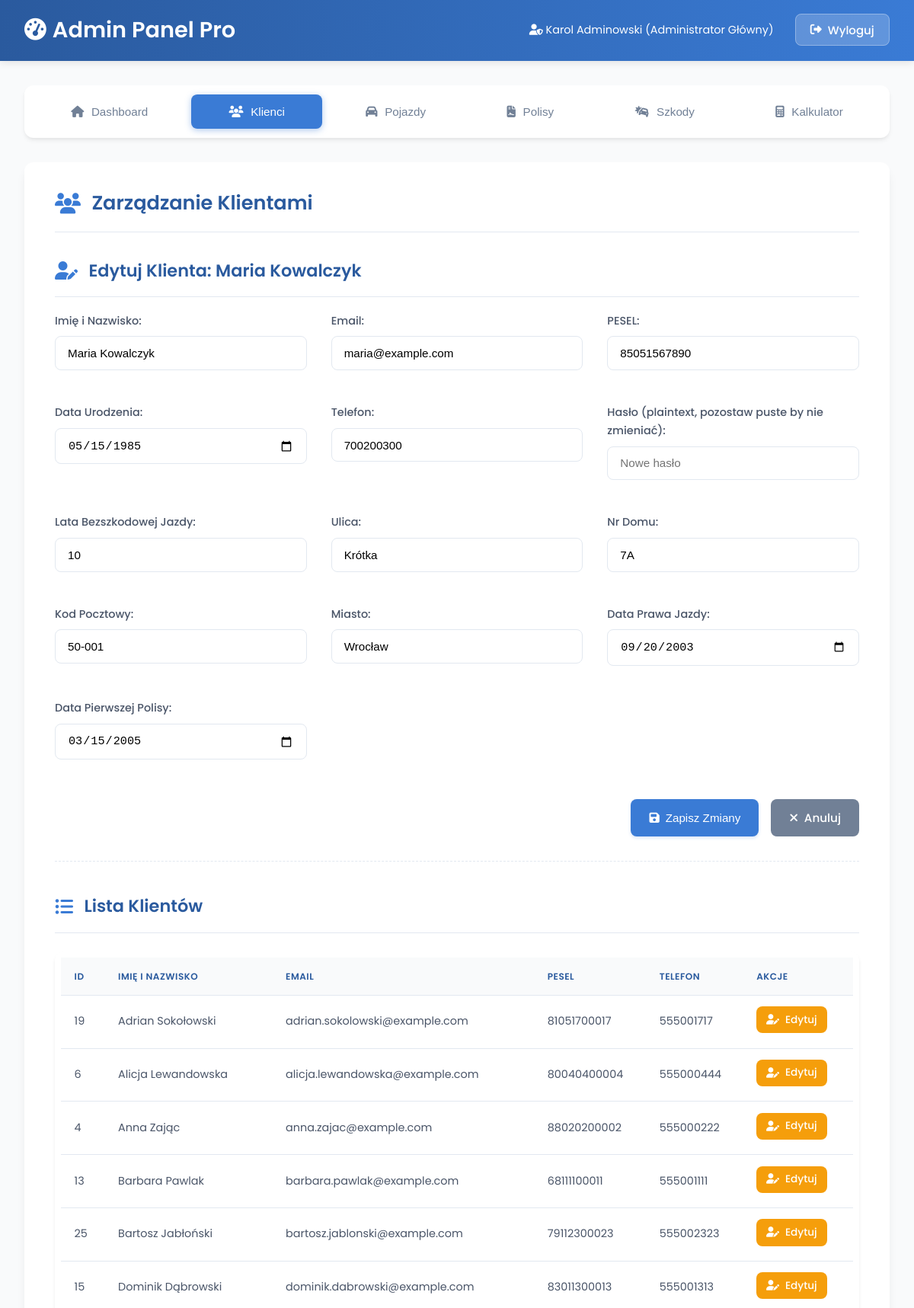
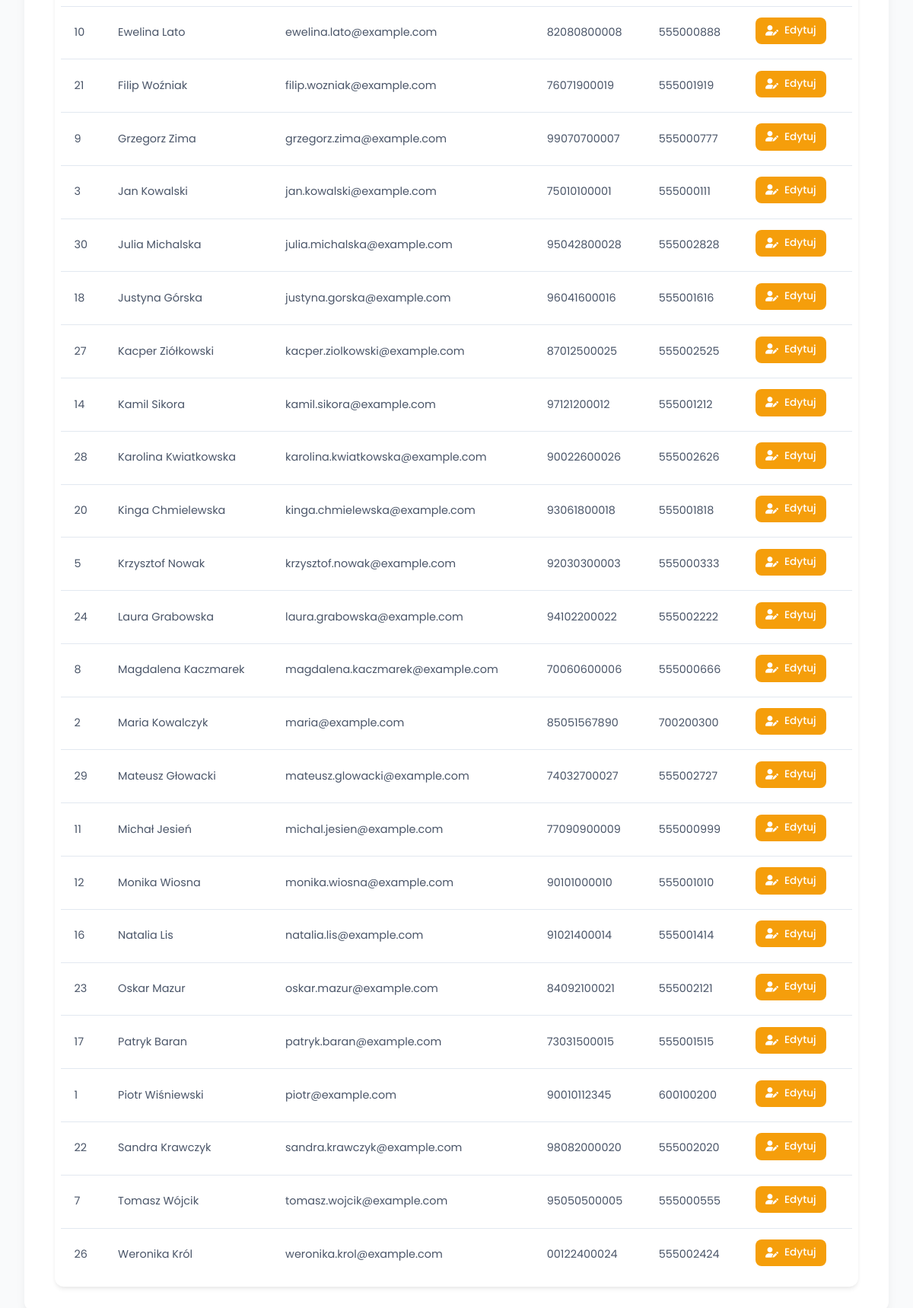
/admin_panel.php?edit=client&id=2 (signed in), run on the app's committed database (2 pictures, top to bottom).
### tables this page shows
CREATE TABLE Klienci (
    IDKlienta INT PRIMARY KEY AUTO_INCREMENT,
    ImieNazwisko VARCHAR(100) NOT NULL,
    PESEL VARCHAR(11) UNIQUE,
    DataUrodzenia DATE,
    Ulica VARCHAR(100),
    NumerDomu VARCHAR(10),
    KodPocztowy VARCHAR(6),
    Miasto VARCHAR(50),
    Telefon VARCHAR(20),
    Email VARCHAR(100) UNIQUE NOT NULL,
    DataPrawkoJazdy DATE,
    DataPierwszejPolisy DATE,
    LataBezSzkody INT DEFAULT 0,
    HistoriaUbezpieczenia TEXT,
    Haslo VARCHAR(255) NOT NULL
);

### admin_panel.php (the view, shortened to what this page needs)
<?php
$pdo = getConnection();
$edit_mode = null;
$edit_data = null;
if (isset($_GET['edit'])) {
    $edit_mode = $_GET['edit'];
    $id_to_edit = filter_input(INPUT_GET, 'id', FILTER_VALIDATE_INT);
    $target_tab_hash_on_fail = '#dashboard';
    if ($id_to_edit) {
        switch ($edit_mode) {
            case 'client':
                $stmt = $pdo->prepare("SELECT * FROM Klienci WHERE IDKlienta = ?");
                break;
        }
        $stmt->execute([$id_to_edit]);
        $edit_data = $stmt->fetch();
    } else {
        $_SESSION['error_message'] = "Nieprawidłowe ID do edycji.";
        header("Location: admin_panel.php" . $target_tab_hash_on_fail); exit();
    }
}
$clients = $pdo->query("SELECT IDKlienta, ImieNazwisko, PESEL, Email, Telefon FROM Klienci ORDER BY ImieNazwisko")->fetchAll();
?>
<!DOCTYPE html>
<html lang="pl">
<head>
    <link rel="stylesheet" href="https://cdnjs.cloudflare.com/ajax/libs/font-awesome/6.2.0/css/all.min.css">
</head>
<body>
    <header class="header">
        <div class="header-content">
            <a href="admin_panel.php" class="header-logo"><i class="fas fa-tachometer-alt"></i>Admin Panel Pro</a>
            <div class="admin-info">
                <span><i class="fas fa-user-shield"></i> <?php echo htmlspecialchars($_SESSION['user_name']); ?> (<?php echo htmlspecialchars($_SESSION['position']); ?>)</span>
                <a href="logout.php" class="logout-btn"><i class="fas fa-sign-out-alt"></i>Wyloguj</a>
            </div>
        </div>
    </header>
    <div class="container">
        <div class="tabs">
            <button class="tab-button" data-tab="dashboard"><i class="fas fa-home"></i>Dashboard</button>
            <button class="tab-button" data-tab="clients"><i class="fas fa-users"></i>Klienci</button>
            <button class="tab-button" data-tab="vehicles"><i class="fas fa-car"></i>Pojazdy</button>
            <button class="tab-button" data-tab="policies"><i class="fas fa-file-contract"></i>Polisy</button>
            <button class="tab-button" data-tab="damages"><i class="fas fa-car-crash"></i>Szkody</button>
            <button class="tab-button" data-tab="calculator"><i class="fas fa-calculator"></i>Kalkulator</button>
        </div>
        <div class="tab-content">
            <div id="clients" class="tab-pane card">
                <div class="card-header"><i class="fas fa-users"></i>Zarządzanie Klientami</div>
                <?php if ($edit_mode === 'client' && $edit_data): ?>
                    <h3><i class="fas fa-user-edit"></i>Edytuj Klienta: <?php echo htmlspecialchars($edit_data['ImieNazwisko']); ?></h3>
                    <form method="POST" action="admin_panel.php" class="form-section">
                        <div class="form-grid">
                            <div class="form-group">
                                <label for="imie_nazwisko_edit_client">Imię i Nazwisko:</label>
                                <input type="text" name="imie_nazwisko" id="imie_nazwisko_edit_client" value="<?php echo htmlspecialchars($edit_data['ImieNazwisko']); ?>" required>
                            </div>
                            <div class="form-group">
                                <label for="email_edit_client">Email:</label>
                                <input type="email" name="email" id="email_edit_client" value="<?php echo htmlspecialchars($edit_data['Email']); ?>" required>
                            </div>
                            <div class="form-group">
                                <label for="pesel_edit_client">PESEL:</label>
                                <input type="text" name="pesel" id="pesel_edit_client" value="<?php echo htmlspecialchars($edit_data['PESEL'] ?? ''); ?>" pattern="[0-9]{11}" title="11 cyfr" required>
                            </div>
                            <div class="form-group">
                                <label for="data_urodzenia_edit_client">Data Urodzenia:</label>
                                <input type="date" name="data_urodzenia" id="data_urodzenia_edit_client" value="<?php echo htmlspecialchars($edit_data['DataUrodzenia'] ?? ''); ?>" required>
                            </div>
                            <div class="form-group">
                                <label for="telefon_edit_client">Telefon:</label>
                                <input type="text" name="telefon" id="telefon_edit_client" value="<?php echo htmlspecialchars($edit_data['Telefon'] ?? ''); ?>" pattern="[0-9]{9,15}">
                            </div>
                            <div class="form-group">
                                <label for="haslo_klient_edit">Hasło (plaintext, pozostaw puste by nie zmieniać):</label>
                                <input type="text" name="haslo_klient" id="haslo_klient_edit" placeholder="Nowe hasło">
                            </div>
                             <div class="form-group">
                                <label for="lata_bez_szkody_edit_client">Lata Bezszkodowej Jazdy:</label>
                                <input type="number" name="lata_bez_szkody" id="lata_bez_szkody_edit_client" value="<?php echo htmlspecialchars($edit_data['LataBezSzkody'] ?? '0'); ?>" min="0" required>
                            </div>
                            <div class="form-group">
                                <label for="ulica_edit_client">Ulica:</label>
                                <input type="text" name="ulica" id="ulica_edit_client" value="<?php echo htmlspecialchars($edit_data['Ulica'] ?? ''); ?>">
                            </div>
                            <div class="form-group">
                                <label for="numer_domu_edit_client">Nr Domu:</label>
                                <input type="text" name="numer_domu" id="numer_domu_edit_client" value="<?php echo htmlspecialchars($edit_data['NumerDomu'] ?? ''); ?>">
                            </div>
                            <div class="form-group">
                                <label for="kod_pocztowy_edit_client">Kod Pocztowy:</label>
                                <input type="text" name="kod_pocztowy" id="kod_pocztowy_edit_client" value="<?php echo htmlspecialchars($edit_data['KodPocztowy'] ?? ''); ?>" pattern="[0-9]{2}-[0-9]{3}">
                            </div>
                            <div class="form-group">
                                <label for="miasto_edit_client">Miasto:</label>
                                <input type="text" name="miasto" id="miasto_edit_client" value="<?php echo htmlspecialchars($edit_data['Miasto'] ?? ''); ?>">
                            </div>
                            <div class="form-group">
                                <label for="data_prawko_jazdy_edit_client">Data Prawa Jazdy:</label>
                                <input type="date" name="data_prawko_jazdy" id="data_prawko_jazdy_edit_client" value="<?php echo htmlspecialchars($edit_data['DataPrawkoJazdy'] ?? ''); ?>">
                            </div>
                             <div class="form-group">
                                <label for="data_pierwszej_polisy_edit_client">Data Pierwszej Polisy:</label>
                                <input type="date" name="data_pierwszej_polisy" id="data_pierwszej_polisy_edit_client" value="<?php echo htmlspecialchars($edit_data['DataPierwszejPolisy'] ?? ''); ?>">
                            </div>
                        </div>
                        <div class="form-actions">
                            <button type="submit" class="btn btn-primary"><i class="fas fa-save"></i>Zapisz Zmiany</button>
                            <a href="admin_panel.php#clients" class="btn btn-secondary"><i class="fas fa-times"></i>Anuluj</a>
                        </div>
                    </form>
                <?php endif; ?>
                <h3 style="margin-top:2.5rem;"><i class="fas fa-list-ul"></i>Lista Klientów</h3>
                <div class="table-wrapper">
                    <table>
                        <thead><tr><th>ID</th><th>Imię i Nazwisko</th><th>Email</th><th>PESEL</th><th>Telefon</th><th>Akcje</th></tr></thead>
                        <tbody>
                            <?php foreach($clients as $client_item): ?>
                            <tr>
                                <td><?php echo $client_item['IDKlienta']; ?></td>
                                <td><?php echo htmlspecialchars($client_item['ImieNazwisko']); ?></td>
                                <td><?php echo htmlspecialchars($client_item['Email']); ?></td>
                                <td><?php echo htmlspecialchars($client_item['PESEL'] ?? '-'); ?></td>
                                <td><?php echo htmlspecialchars($client_item['Telefon'] ?? '-'); ?></td>
                                <td><a href="admin_panel.php?edit=client&id=<?php echo $client_item['IDKlienta']; ?>#clients" class="btn btn-edit"><i class="fas fa-user-edit"></i>Edytuj</a></td>
                            </tr>
                            <?php endforeach; ?>
                        </tbody>
                    </table>
                </div>
            </div>
</body>
</html>

### data on the page
klienci: ImieNazwisko "Maria Kowalczyk", imie_nazwisko "Maria Kowalczyk", email "maria@example.com", pesel "85051567890", data_urodzenia "05/15/1985", telefon "700200300", lata_bez_szkody "10", ulica "Krótka", numer_domu "7A", kod_pocztowy "50-001", miasto "Wrocław", data_prawko_jazdy "09/20/2003", data_pierwszej_polisy "03/15/2005", IDKlienta "2", Email "maria@example.com", PESEL "85051567890", Telefon "700200300"
klienci: IDKlienta "19", ImieNazwisko "Adrian Sokołowski", Email "adrian.sokolowski@example.com", PESEL "81051700017", Telefon "555001717"
klienci: IDKlienta "6", ImieNazwisko "Alicja Lewandowska", Email "alicja.lewandowska@example.com", PESEL "80040400004", Telefon "555000444"
klienci: IDKlienta "4", ImieNazwisko "Anna Zając", Email "anna.zajac@example.com", PESEL "88020200002", Telefon "555000222"
klienci: IDKlienta "13", ImieNazwisko "Barbara Pawlak", Email "barbara.pawlak@example.com", PESEL "68111100011", Telefon "555001111"
klienci: IDKlienta "25", ImieNazwisko "Bartosz Jabłoński", Email "bartosz.jablonski@example.com", PESEL "79112300023", Telefon "555002323"
klienci: IDKlienta "15", ImieNazwisko "Dominik Dąbrowski", Email "dominik.dabrowski@example.com", PESEL "83011300013", Telefon "555001313"
klienci: IDKlienta "10", ImieNazwisko "Ewelina Lato", Email "ewelina.lato@example.com", PESEL "82080800008", Telefon "555000888"
klienci: IDKlienta "21", ImieNazwisko "Filip Woźniak", Email "filip.wozniak@example.com", PESEL "76071900019", Telefon "555001919"
klienci: IDKlienta "9", ImieNazwisko "Grzegorz Zima", Email "grzegorz.zima@example.com", PESEL "99070700007", Telefon "555000777"
klienci: IDKlienta "3", ImieNazwisko "Jan Kowalski", Email "jan.kowalski@example.com", PESEL "75010100001", Telefon "555000111"
klienci: IDKlienta "30", ImieNazwisko "Julia Michalska", Email "julia.michalska@example.com", PESEL "95042800028", Telefon "555002828"
klienci: IDKlienta "18", ImieNazwisko "Justyna Górska", Email "justyna.gorska@example.com", PESEL "96041600016", Telefon "555001616"
klienci: IDKlienta "27", ImieNazwisko "Kacper Ziółkowski", Email "kacper.ziolkowski@example.com", PESEL "87012500025", Telefon "555002525"
klienci: IDKlienta "14", ImieNazwisko "Kamil Sikora", Email "kamil.sikora@example.com", PESEL "97121200012", Telefon "555001212"
klienci: IDKlienta "28", ImieNazwisko "Karolina Kwiatkowska", Email "karolina.kwiatkowska@example.com", PESEL "90022600026", Telefon "555002626"
klienci: IDKlienta "20", ImieNazwisko "Kinga Chmielewska", Email "kinga.chmielewska@example.com", PESEL "93061800018", Telefon "555001818"
klienci: IDKlienta "5", ImieNazwisko "Krzysztof Nowak", Email "krzysztof.nowak@example.com", PESEL "92030300003", Telefon "555000333"
klienci: IDKlienta "24", ImieNazwisko "Laura Grabowska", Email "laura.grabowska@example.com", PESEL "94102200022", Telefon "555002222"
klienci: IDKlienta "8", ImieNazwisko "Magdalena Kaczmarek", Email "magdalena.kaczmarek@example.com", PESEL "70060600006", Telefon "555000666"
klienci: IDKlienta "29", ImieNazwisko "Mateusz Głowacki", Email "mateusz.glowacki@example.com", PESEL "74032700027", Telefon "555002727"
klienci: IDKlienta "11", ImieNazwisko "Michał Jesień", Email "michal.jesien@example.com", PESEL "77090900009", Telefon "555000999"
klienci: IDKlienta "12", ImieNazwisko "Monika Wiosna", Email "monika.wiosna@example.com", PESEL "90101000010", Telefon "555001010"
klienci: IDKlienta "16", ImieNazwisko "Natalia Lis", Email "natalia.lis@example.com", PESEL "91021400014", Telefon "555001414"
klienci: IDKlienta "23", ImieNazwisko "Oskar Mazur", Email "oskar.mazur@example.com", PESEL "84092100021", Telefon "555002121"
klienci: IDKlienta "17", ImieNazwisko "Patryk Baran", Email "patryk.baran@example.com", PESEL "73031500015", Telefon "555001515"
klienci: IDKlienta "1", ImieNazwisko "Piotr Wiśniewski", Email "piotr@example.com", PESEL "90010112345", Telefon "600100200"
klienci: IDKlienta "22", ImieNazwisko "Sandra Krawczyk", Email "sandra.krawczyk@example.com", PESEL "98082000020", Telefon "555002020"
klienci: IDKlienta "7", ImieNazwisko "Tomasz Wójcik", Email "tomasz.wojcik@example.com", PESEL "95050500005", Telefon "555000555"
klienci: IDKlienta "26", ImieNazwisko "Weronika Król", Email "weronika.krol@example.com", PESEL "00122400024", Telefon "555002424"

### other printed values
$_SESSION['user_name'] "Karol Adminowski"
$_SESSION['position'] "Administrator Główny"
